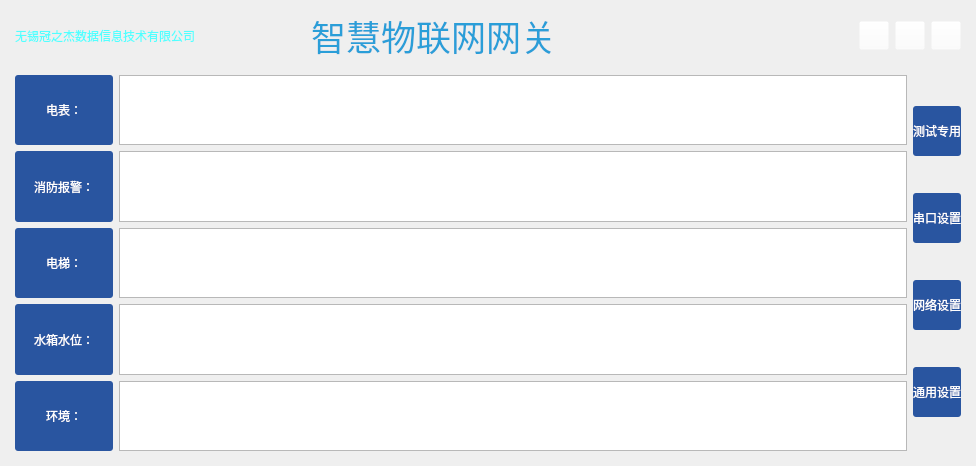
<?xml version="1.0" encoding="UTF-8"?>
<ui version="4.0">
 <class>WidgetUI</class>
 <widget class="QMainWindow" name="WidgetUI">
  <property name="geometry">
   <rect>
    <x>0</x>
    <y>0</y>
    <width>976</width>
    <height>466</height>
   </rect>
  </property>
  <property name="windowTitle">
   <string>MainWindow</string>
  </property>
  <widget class="QWidget" name="centralwidget">
   <layout class="QVBoxLayout" name="verticalLayout_3">
    <property name="spacing">
     <number>0</number>
    </property>
    <property name="leftMargin">
     <number>6</number>
    </property>
    <property name="topMargin">
     <number>6</number>
    </property>
    <property name="rightMargin">
     <number>6</number>
    </property>
    <property name="bottomMargin">
     <number>6</number>
    </property>
    <item>
     <widget class="QWidget" name="titleBar" native="true">
      <property name="enabled">
       <bool>true</bool>
      </property>
      <property name="sizePolicy">
       <sizepolicy hsizetype="Preferred" vsizetype="Fixed">
        <horstretch>0</horstretch>
        <verstretch>0</verstretch>
       </sizepolicy>
      </property>
      <property name="minimumSize">
       <size>
        <width>0</width>
        <height>60</height>
       </size>
      </property>
      <layout class="QHBoxLayout" name="horizontalLayout_7">
       <property name="spacing">
        <number>0</number>
       </property>
       <property name="leftMargin">
        <number>0</number>
       </property>
       <property name="topMargin">
        <number>0</number>
       </property>
       <property name="rightMargin">
        <number>0</number>
       </property>
       <property name="bottomMargin">
        <number>0</number>
       </property>
       <item>
        <widget class="QFrame" name="labTitle">
         <property name="sizePolicy">
          <sizepolicy hsizetype="Expanding" vsizetype="Expanding">
           <horstretch>0</horstretch>
           <verstretch>0</verstretch>
          </sizepolicy>
         </property>
         <property name="minimumSize">
          <size>
           <width>0</width>
           <height>60</height>
          </size>
         </property>
         <property name="maximumSize">
          <size>
           <width>16777215</width>
           <height>60</height>
          </size>
         </property>
         <property name="font">
          <font>
           <pointsize>26</pointsize>
          </font>
         </property>
         <property name="styleSheet">
          <string notr="true">.QFrame{
border-image: url(:/images/titelbac.png);
color:white;
}</string>
         </property>
         <property name="text" stdset="0">
          <string>智慧物联网网关</string>
         </property>
         <layout class="QHBoxLayout" name="horizontalLayout_8">
          <item>
           <widget class="QLabel" name="label_2">
            <property name="minimumSize">
             <size>
              <width>104</width>
              <height>0</height>
             </size>
            </property>
            <property name="maximumSize">
             <size>
              <width>16777215</width>
              <height>104</height>
             </size>
            </property>
            <property name="styleSheet">
             <string notr="true">color:#52ffff</string>
            </property>
            <property name="text">
             <string>无锡冠之杰数据信息技术有限公司</string>
            </property>
           </widget>
          </item>
          <item>
           <spacer name="horizontalSpacer_3">
            <property name="orientation">
             <enum>Qt::Horizontal</enum>
            </property>
            <property name="sizeType">
             <enum>QSizePolicy::Fixed</enum>
            </property>
            <property name="sizeHint" stdset="0">
             <size>
              <width>110</width>
              <height>20</height>
             </size>
            </property>
           </spacer>
          </item>
          <item>
           <widget class="QLabel" name="label">
            <property name="font">
             <font>
              <pointsize>26</pointsize>
             </font>
            </property>
            <property name="styleSheet">
             <string notr="true">color: #2a9ed8;</string>
            </property>
            <property name="text">
             <string>智慧物联网网关</string>
            </property>
           </widget>
          </item>
          <item>
           <spacer name="horizontalSpacer_2">
            <property name="orientation">
             <enum>Qt::Horizontal</enum>
            </property>
            <property name="sizeHint" stdset="0">
             <size>
              <width>40</width>
              <height>20</height>
             </size>
            </property>
           </spacer>
          </item>
          <item>
           <layout class="QHBoxLayout" name="horizontalLayout_9">
            <item>
             <widget class="QLabel" name="label_3">
              <property name="minimumSize">
               <size>
                <width>13</width>
                <height>0</height>
               </size>
              </property>
              <property name="maximumSize">
               <size>
                <width>13</width>
                <height>16777215</height>
               </size>
              </property>
              <property name="text">
               <string/>
              </property>
             </widget>
            </item>
            <item>
             <widget class="QPushButton" name="btnMenu_Min">
              <property name="sizePolicy">
               <sizepolicy hsizetype="Minimum" vsizetype="Expanding">
                <horstretch>0</horstretch>
                <verstretch>0</verstretch>
               </sizepolicy>
              </property>
              <property name="minimumSize">
               <size>
                <width>30</width>
                <height>29</height>
               </size>
              </property>
              <property name="maximumSize">
               <size>
                <width>29</width>
                <height>29</height>
               </size>
              </property>
              <property name="cursor">
               <cursorShape>ArrowCursor</cursorShape>
              </property>
              <property name="focusPolicy">
               <enum>Qt::NoFocus</enum>
              </property>
              <property name="toolTip">
               <string>最小化</string>
              </property>
              <property name="styleSheet">
               <string notr="true">QPushButton{
	background-color: rgba(255, 255, 255,0);
	color:white;
}
QPushButton:hover{
	background-color: rgba(150, 0, 0,150);
	color:white;
}</string>
              </property>
              <property name="text">
               <string/>
              </property>
             </widget>
            </item>
            <item>
             <widget class="QPushButton" name="btnMenu_Max">
              <property name="sizePolicy">
               <sizepolicy hsizetype="Minimum" vsizetype="Expanding">
                <horstretch>0</horstretch>
                <verstretch>0</verstretch>
               </sizepolicy>
              </property>
              <property name="minimumSize">
               <size>
                <width>30</width>
                <height>29</height>
               </size>
              </property>
              <property name="maximumSize">
               <size>
                <width>29</width>
                <height>29</height>
               </size>
              </property>
              <property name="focusPolicy">
               <enum>Qt::NoFocus</enum>
              </property>
              <property name="styleSheet">
               <string notr="true">QPushButton{
	background-color: rgba(255, 255, 255,0);
	color:white;
}
QPushButton:hover{
	background-color: rgba(150, 0, 0,150);
	color:white;
}</string>
              </property>
              <property name="text">
               <string/>
              </property>
             </widget>
            </item>
            <item>
             <widget class="QPushButton" name="btnMenu_Close">
              <property name="sizePolicy">
               <sizepolicy hsizetype="Minimum" vsizetype="Expanding">
                <horstretch>0</horstretch>
                <verstretch>0</verstretch>
               </sizepolicy>
              </property>
              <property name="minimumSize">
               <size>
                <width>30</width>
                <height>29</height>
               </size>
              </property>
              <property name="maximumSize">
               <size>
                <width>29</width>
                <height>29</height>
               </size>
              </property>
              <property name="font">
               <font>
                <pointsize>9</pointsize>
               </font>
              </property>
              <property name="cursor">
               <cursorShape>ArrowCursor</cursorShape>
              </property>
              <property name="focusPolicy">
               <enum>Qt::NoFocus</enum>
              </property>
              <property name="toolTip">
               <string>关闭</string>
              </property>
              <property name="styleSheet">
               <string notr="true">QPushButton{
	background-color: rgba(255, 255, 255,0);
	color:white;
}
QPushButton:hover{
	background-color: rgba(150, 0, 0,150);
	color:white;
}</string>
              </property>
              <property name="text">
               <string/>
              </property>
             </widget>
            </item>
           </layout>
          </item>
         </layout>
        </widget>
       </item>
       <item>
        <widget class="QWidget" name="widgetMenu" native="true">
         <property name="sizePolicy">
          <sizepolicy hsizetype="Preferred" vsizetype="Fixed">
           <horstretch>0</horstretch>
           <verstretch>0</verstretch>
          </sizepolicy>
         </property>
         <property name="maximumSize">
          <size>
           <width>16777215</width>
           <height>28</height>
          </size>
         </property>
         <layout class="QHBoxLayout" name="horizontalLayout">
          <property name="spacing">
           <number>0</number>
          </property>
          <property name="leftMargin">
           <number>0</number>
          </property>
          <property name="topMargin">
           <number>0</number>
          </property>
          <property name="rightMargin">
           <number>0</number>
          </property>
          <property name="bottomMargin">
           <number>0</number>
          </property>
         </layout>
        </widget>
       </item>
      </layout>
     </widget>
    </item>
    <item>
     <widget class="QWidget" name="widgetMain" native="true">
      <layout class="QHBoxLayout" name="horizontalLayout_10">
       <item>
        <layout class="QVBoxLayout" name="verticalLayout_2">
         <item>
          <layout class="QHBoxLayout" name="horizontalLayout_4" stretch="1,8">
           <item>
            <widget class="QPushButton" name="mainElecPushButton">
             <property name="sizePolicy">
              <sizepolicy hsizetype="Minimum" vsizetype="Expanding">
               <horstretch>0</horstretch>
               <verstretch>0</verstretch>
              </sizepolicy>
             </property>
             <property name="styleSheet">
              <string notr="true">background:rgb(41, 85, 160);
color:white;
border-radius:3px;</string>
             </property>
             <property name="text">
              <string>电表：</string>
             </property>
            </widget>
           </item>
           <item>
            <widget class="QTableView" name="mainElecTableView">
             <property name="styleSheet">
              <string notr="true">border-image: url(:/images/border002.png);</string>
             </property>
            </widget>
           </item>
          </layout>
         </item>
         <item>
          <layout class="QHBoxLayout" name="horizontalLayout_2" stretch="1,8">
           <item>
            <widget class="QPushButton" name="mainFirePushButton">
             <property name="sizePolicy">
              <sizepolicy hsizetype="Minimum" vsizetype="Expanding">
               <horstretch>0</horstretch>
               <verstretch>0</verstretch>
              </sizepolicy>
             </property>
             <property name="styleSheet">
              <string notr="true">background:rgb(41, 85, 160);
color:white;
border-radius:3px;</string>
             </property>
             <property name="text">
              <string>消防报警：</string>
             </property>
            </widget>
           </item>
           <item>
            <widget class="QTextBrowser" name="textBrowser_5">
             <property name="styleSheet">
              <string notr="true">border-image: url(:/images/border002.png);</string>
             </property>
            </widget>
           </item>
          </layout>
         </item>
         <item>
          <layout class="QHBoxLayout" name="horizontalLayout_3" stretch="1,8">
           <item>
            <widget class="QPushButton" name="liftPushButton">
             <property name="sizePolicy">
              <sizepolicy hsizetype="Minimum" vsizetype="Expanding">
               <horstretch>0</horstretch>
               <verstretch>0</verstretch>
              </sizepolicy>
             </property>
             <property name="styleSheet">
              <string notr="true">background:rgb(41, 85, 160);
color:white;
border-radius:3px;</string>
             </property>
             <property name="text">
              <string>电梯：</string>
             </property>
            </widget>
           </item>
           <item>
            <widget class="QTextBrowser" name="textBrowser_2">
             <property name="styleSheet">
              <string notr="true">border-image: url(:/images/border002.png);</string>
             </property>
            </widget>
           </item>
          </layout>
         </item>
         <item>
          <layout class="QHBoxLayout" name="horizontalLayout_6" stretch="1,8">
           <item>
            <widget class="QPushButton" name="pushButton_6">
             <property name="sizePolicy">
              <sizepolicy hsizetype="Minimum" vsizetype="Expanding">
               <horstretch>0</horstretch>
               <verstretch>0</verstretch>
              </sizepolicy>
             </property>
             <property name="styleSheet">
              <string notr="true">background:rgb(41, 85, 160);
color:white;
border-radius:3px;</string>
             </property>
             <property name="text">
              <string>水箱水位：</string>
             </property>
            </widget>
           </item>
           <item>
            <widget class="QTextBrowser" name="textBrowser_4">
             <property name="styleSheet">
              <string notr="true">border-image: url(:/images/border002.png);</string>
             </property>
            </widget>
           </item>
          </layout>
         </item>
         <item>
          <layout class="QHBoxLayout" name="horizontalLayout_5" stretch="1,8">
           <item>
            <widget class="QPushButton" name="envirPushButton">
             <property name="sizePolicy">
              <sizepolicy hsizetype="Minimum" vsizetype="Expanding">
               <horstretch>0</horstretch>
               <verstretch>0</verstretch>
              </sizepolicy>
             </property>
             <property name="styleSheet">
              <string notr="true">background:rgb(41, 85, 160);
color:white;
border-radius:3px;</string>
             </property>
             <property name="text">
              <string>环境：</string>
             </property>
            </widget>
           </item>
           <item>
            <widget class="QTextBrowser" name="textBrowser_3">
             <property name="styleSheet">
              <string notr="true">border-image: url(:/images/border002.png);</string>
             </property>
            </widget>
           </item>
          </layout>
         </item>
        </layout>
       </item>
       <item>
        <layout class="QVBoxLayout" name="verticalLayout">
         <item>
          <widget class="QPushButton" name="pushButton">
           <property name="sizePolicy">
            <sizepolicy hsizetype="Fixed" vsizetype="Fixed">
             <horstretch>0</horstretch>
             <verstretch>0</verstretch>
            </sizepolicy>
           </property>
           <property name="minimumSize">
            <size>
             <width>0</width>
             <height>50</height>
            </size>
           </property>
           <property name="styleSheet">
            <string notr="true">background:rgb(41, 85, 160);
color:white;
border-radius:3px;</string>
           </property>
           <property name="text">
            <string>测试专用</string>
           </property>
          </widget>
         </item>
         <item>
          <widget class="QPushButton" name="serialPushButton">
           <property name="sizePolicy">
            <sizepolicy hsizetype="Minimum" vsizetype="Fixed">
             <horstretch>0</horstretch>
             <verstretch>0</verstretch>
            </sizepolicy>
           </property>
           <property name="minimumSize">
            <size>
             <width>0</width>
             <height>50</height>
            </size>
           </property>
           <property name="styleSheet">
            <string notr="true">background:rgb(41, 85, 160);
color:white;
border-radius:3px;</string>
           </property>
           <property name="text">
            <string>串口设置</string>
           </property>
          </widget>
         </item>
         <item>
          <widget class="QPushButton" name="networkPushButton">
           <property name="sizePolicy">
            <sizepolicy hsizetype="Minimum" vsizetype="Fixed">
             <horstretch>0</horstretch>
             <verstretch>0</verstretch>
            </sizepolicy>
           </property>
           <property name="minimumSize">
            <size>
             <width>0</width>
             <height>50</height>
            </size>
           </property>
           <property name="styleSheet">
            <string notr="true">background:rgb(41, 85, 160);
color:white;
border-radius:3px;</string>
           </property>
           <property name="text">
            <string>网络设置</string>
           </property>
          </widget>
         </item>
         <item>
          <widget class="QPushButton" name="CommonSettingPushButton">
           <property name="sizePolicy">
            <sizepolicy hsizetype="Minimum" vsizetype="Fixed">
             <horstretch>0</horstretch>
             <verstretch>0</verstretch>
            </sizepolicy>
           </property>
           <property name="minimumSize">
            <size>
             <width>0</width>
             <height>50</height>
            </size>
           </property>
           <property name="styleSheet">
            <string notr="true">background:rgb(41, 85, 160);
color:white;
border-radius:3px;</string>
           </property>
           <property name="text">
            <string>通用设置</string>
           </property>
          </widget>
         </item>
        </layout>
       </item>
      </layout>
     </widget>
    </item>
   </layout>
  </widget>
 </widget>
 <resources/>
 <connections/>
</ui>
